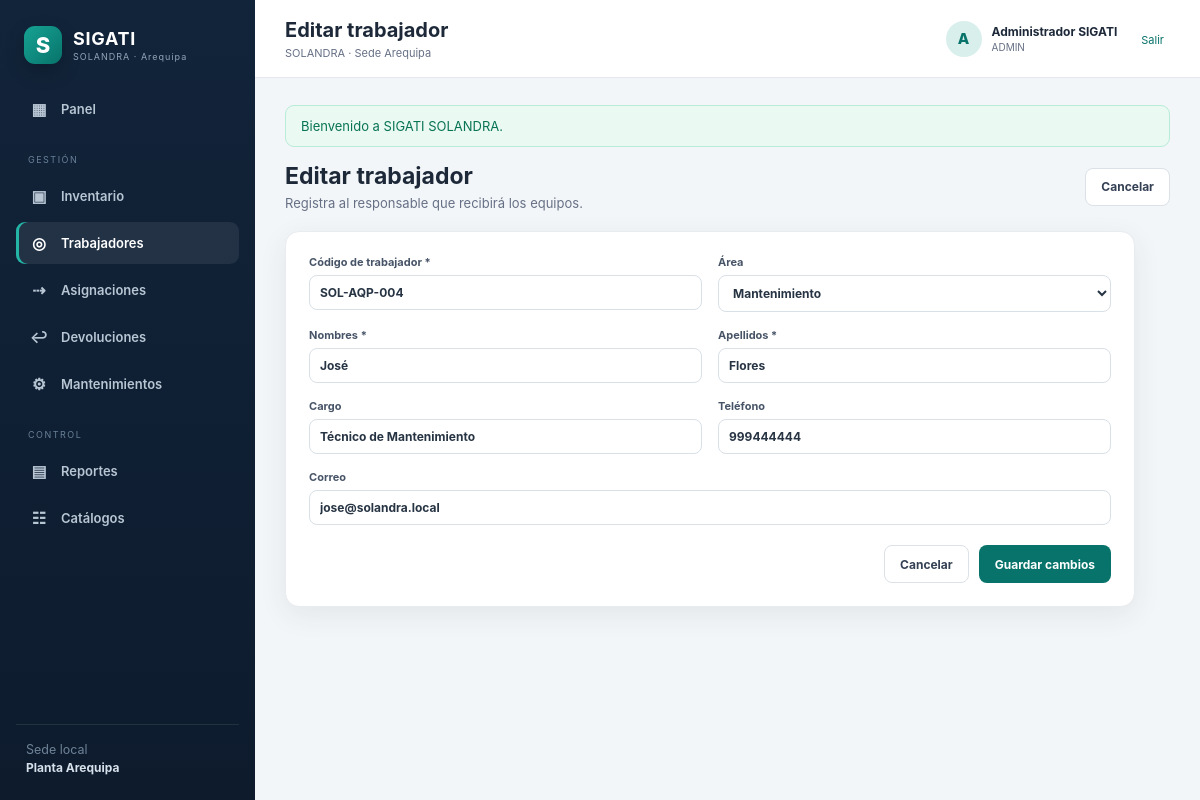
Page /sigati_solandra/public/trabajadores/4/edit (signed in) on the committed database.
### tables this page shows
CREATE TABLE trabajadores (
  id INT UNSIGNED AUTO_INCREMENT PRIMARY KEY,
  employee_code VARCHAR(50) NOT NULL UNIQUE,
  first_name VARCHAR(100) NOT NULL,
  last_name VARCHAR(100) NOT NULL,
  email VARCHAR(150) NULL,
  phone VARCHAR(30) NULL,
  position VARCHAR(120) NULL,
  area_id INT UNSIGNED NULL,
  active TINYINT(1) NOT NULL DEFAULT 1,
  created_at TIMESTAMP NOT NULL DEFAULT CURRENT_TIMESTAMP,
  updated_at TIMESTAMP NULL DEFAULT CURRENT_TIMESTAMP ON UPDATE CURRENT_TIMESTAMP,
  INDEX ix_employees_name (last_name,first_name),
  CONSTRAINT fk_employees_area FOREIGN KEY (area_id) REFERENCES areas(id)
);

### app/Views/trabajadores.php (the view, shortened to what the rows shown need)
<?php
$mode = $mode ?? 'index';
$rows = $rows ?? [];
$q = $q ?? '';
$areas = $areas ?? [];
$item = $item ?? null;
?>
<?php if ($mode === 'index'): ?>
    <div class="page-actions">
        <div>
            <h2>Trabajadores</h2>
            <p>Personas que pueden recibir activos tecnológicos.</p>
        </div>
        <a class="btn btn-primary" href="<?= url('trabajadores/create') ?>">+ Nuevo trabajador</a>
    </div>
    <form class="filter-panel" method="get">
        <div class="field grow">
            <label>Buscar</label>
            <input name="q" value="<?= e($q) ?>" placeholder="Código, nombre o cargo">
        </div>
        <button class="btn btn-dark">Buscar</button>
    </form>
    <section class="panel table-panel">
        <div class="table-responsive">
            <table class="data-table">
                <thead>
                    <tr>
                        <th>Código</th>
                        <th>Trabajador</th>
                        <th>Cargo</th>
                        <th>Área</th>
                        <th>Contacto</th>
                        <th></th>
                    </tr>
                </thead>
                <tbody>
                    <?php foreach ($rows as $employee): ?>
                        <tr>
                            <td><strong><?= e($employee['employee_code']) ?></strong></td>
                            <td><strong><?= e($employee['first_name'].' '.$employee['last_name']) ?></strong></td>
                            <td><?= e($employee['position'] ?: '—') ?></td>
                            <td><?= e($employee['area_name'] ?: 'Sin área') ?></td>
                            <td>
                                <?= e($employee['email'] ?: '—') ?>
                                <small><?= e($employee['phone'] ?: '') ?></small>
                            </td>
                            <td class="text-right">
                                <a class="icon-btn" href="<?= url('trabajadores/'.$employee['id'].'/edit') ?>">
                                    Editar
                                </a>
                            </td>
                        </tr>
                    <?php endforeach; ?>
                    <?php if (!$rows): ?>
                        <tr>
                            <td colspan="6">
                                <div class="empty">No hay trabajadores registrados.</div>
                            </td>
                        </tr>
                    <?php endif; ?>
                </tbody>
            </table>
        </div>
    </section>
<?php else: ?>
    <?php $isEdit = !empty($item); ?>
    <div class="page-actions">
        <div>
            <h2><?= $isEdit ? 'Editar trabajador' : 'Nuevo trabajador' ?></h2>
            <p>Registra al responsable que recibirá los equipos.</p>
        </div>
        <a class="btn btn-light" href="<?= url('trabajadores') ?>">Cancelar</a>
    </div>
    <form
        class="form-card compact-card"
        method="post"
        action="<?= $isEdit ? url('trabajadores/'.$item['id']) : url('trabajadores') ?>"
    >
        <div class="form-grid cols-2">
            <label>
                Código de trabajador *
                <input
                    name="employee_code"
                    required
                    value="<?= e(old('employee_code', $item['employee_code'] ?? '')) ?>"
                >
            </label>
            <label>
                Área
                <select name="area_id">
                    <?php foreach ($areas as $area): ?>
                        <option
                            value="<?= $area['id'] ?>"
                            <?= selected(old('area_id', $item['area_id'] ?? ''), $area['id']) ?>
                        >
                            <?= e($area['name']) ?>
                        </option>
                    <?php endforeach; ?>
                </select>
            </label>
            <label>
                Nombres *
                <input name="first_name" required value="<?= e(old('first_name', $item['first_name'] ?? '')) ?>">
            </label>
            <label>
                Apellidos *
                <input name="last_name" required value="<?= e(old('last_name', $item['last_name'] ?? '')) ?>">
            </label>
            <label>
                Cargo
                <input name="position" value="<?= e(old('position', $item['position'] ?? '')) ?>">
            </label>
            <label>
                Teléfono
                <input name="phone" value="<?= e(old('phone', $item['phone'] ?? '')) ?>">
            </label>
            <label class="span-2">
                Correo
                <input type="email" name="email" value="<?= e(old('email', $item['email'] ?? '')) ?>">
            </label>
        </div>
        <div class="form-footer">
            <a class="btn btn-light" href="<?= url('trabajadores') ?>">Cancelar</a>
            <button class="btn btn-primary">
                <?= $isEdit ? 'Guardar cambios' : 'Registrar trabajador' ?>
            </button>
        </div>
    </form>
<?php endif; ?>

### app/Core/nucleo.php (shortened to what the rows shown need)
<?php
final class Config
{
    private static array $data = [];
    public static function get(string $key, mixed $default = null): mixed
    {
        [$file, $item] = array_pad(explode('.', $key, 2), 2, null);
        if (!isset(self::$data[$file])) {
            $path = dirname(__DIR__, 2).'/config/'.$file.'.php';
            self::$data[$file] = require $path;
        }
        return $item === null
            ? self::$data[$file]
            : (self::$data[$file][$item] ?? $default);
    }
}
final class DB
{
    private static ?PDO $pdo = null;
    public static function pdo(): PDO
    {
        if (self::$pdo instanceof PDO) {
            return self::$pdo;
        }
        $config = Config::get('database');
        $dsn = sprintf(
            'mysql:host=%s;port=%s;dbname=%s;charset=%s',
            $config['host'],
            $config['port'],
            $config['database'],
            $config['charset']
        );
        self::$pdo = new PDO($dsn, $config['username'], $config['password'], [
            PDO::ATTR_ERRMODE => PDO::ERRMODE_EXCEPTION,
            PDO::ATTR_DEFAULT_FETCH_MODE => PDO::FETCH_ASSOC,
            PDO::ATTR_EMULATE_PREPARES => false,
        ]);
        return self::$pdo;
    }
}
final class View
{
    public static function render(string $view, array $data = [], string $layout = 'plantilla'): void
    {
        $file = dirname(__DIR__).'/Views/'.$view.'.php';
        extract($data, EXTR_SKIP);
        require $file;
    }
}
abstract class Controller
{
    protected function view(string $view, array $data = [], string $layout = 'plantilla'): void
    {
        View::render($view, $data, $layout);
    }
}
final class Router
{
    private array $routes = [];
    public function get(string $path, array $handler): void
    {
        $this->routes[] = ['GET', $path, $handler];
    }
    public function post(string $path, array $handler): void
    {
        $this->routes[] = ['POST', $path, $handler];
    }
    public function dispatch(): void
    {
        $method = $_SERVER['REQUEST_METHOD'];
        $uri = parse_url($_SERVER['REQUEST_URI'], PHP_URL_PATH) ?: '/';
        $base = rtrim((string) Config::get('app.base_url'), '/');
        if ($base !== '' && str_starts_with($uri, $base)) {
            $uri = substr($uri, strlen($base));
        }
        $uri = '/'.trim($uri, '/');
        foreach ($this->routes as [$routeMethod, $path, $handler]) {
            if ($routeMethod !== $method) {
                continue;
            }
            $pattern = '#^'.preg_replace(
                '#\{[a-zA-Z_][a-zA-Z0-9_]*\}#',
                '([^/]+)',
                rtrim($path, '/')
            ).'/?$#';
            if (preg_match($pattern, $uri, $matches)) {
                array_shift($matches);
                [$class, $action] = $handler;
                (new $class())->$action(...$matches);
                return;
            }
        }
    }
}

### rows in the picture
trabajadores: employee_code "SOL-AQP-004", first_name "José", last_name "Flores", position "Técnico de Mantenimiento", phone "999444444", email "jose@solandra.local"

### other values in the picture
$flash['message'] "Bienvenido a SIGATI SOLANDRA."
form field area_id "Mantenimiento"
